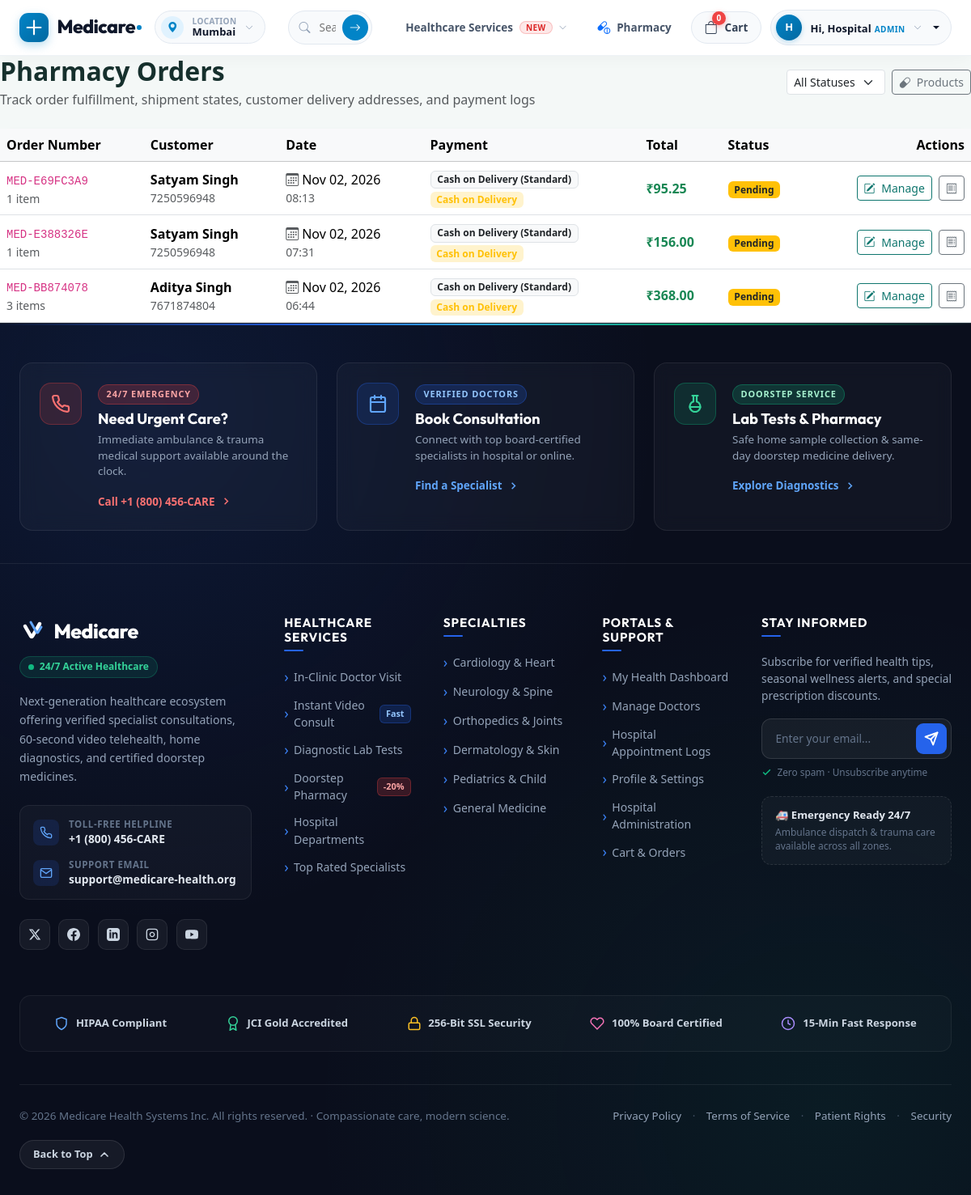
/manage/orders/ (signed in), run on an earlier commit of the app's database.
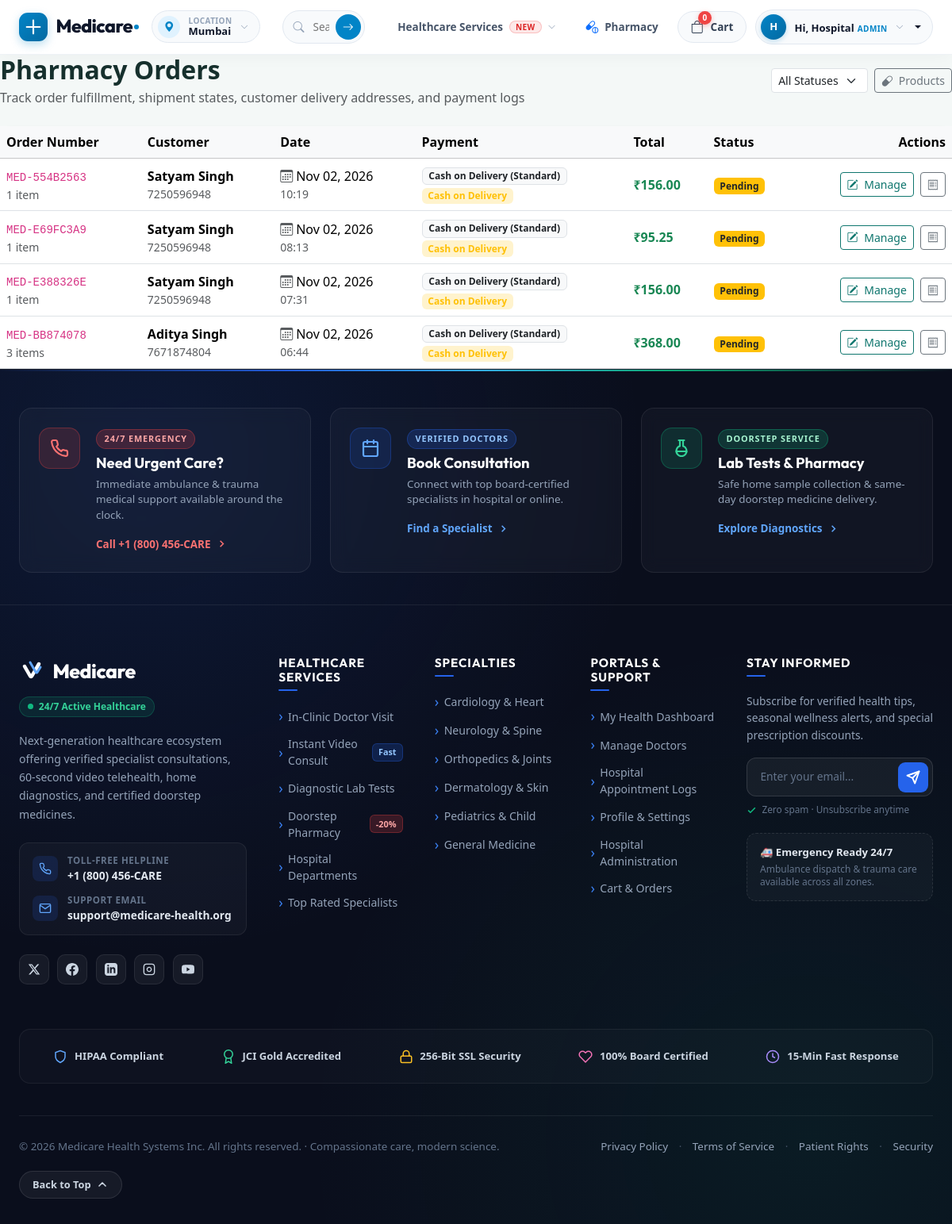
And on a later commit of the database.
### corepages/models.py (models this page shows, shortened)
class Order(models.Model):
    class Status(models.TextChoices):
        PENDING = 'PENDING', 'Pending'
        PROCESSING = 'PROCESSING', 'Processing'
        SHIPPED = 'SHIPPED', 'Shipped'
        DELIVERED = 'DELIVERED', 'Delivered'
        CANCELLED = 'CANCELLED', 'Cancelled'
    class PaymentStatus(models.TextChoices):
        PENDING = 'PENDING', 'Pending'
        PAID = 'PAID', 'Paid'
        COD = 'COD', 'Cash on Delivery'
        FAILED = 'FAILED', 'Failed'
        REFUNDED = 'REFUNDED', 'Refunded'
    class PaymentMethod(models.TextChoices):
        COD = 'COD', 'Cash on Delivery (Standard)'
        DEV_SANDBOX = 'DEV_SANDBOX', 'Simulated Card / Sandbox Mode'
    patient = models.ForeignKey(settings.AUTH_USER_MODEL, on_delete=models.SET_NULL, null=True, blank=True, related_name='orders')
    order_number = models.CharField(max_length=50, unique=True)
    full_name = models.CharField(max_length=150)
    email = models.EmailField()
    phone = models.CharField(max_length=20)
    shipping_address = models.CharField(max_length=255)
    city = models.CharField(max_length=100, default='New York')
    postal_code = models.CharField(max_length=20, blank=True)
    total_amount = models.DecimalField(max_digits=10, decimal_places=2)
    status = models.CharField(max_length=15, choices=Status.choices, default=Status.PENDING)
    payment_status = models.CharField(max_length=15, choices=PaymentStatus.choices, default=PaymentStatus.PENDING)
    payment_method = models.CharField(max_length=20, choices=PaymentMethod.choices, default=PaymentMethod.COD)
    notes = models.TextField(blank=True)
    created_at = models.DateTimeField(auto_now_add=True)
    updated_at = models.DateTimeField(auto_now=True)
    class Meta:
        ordering = ['-created_at']

### accounts/models.py (models this page shows, shortened)
class User(AbstractUser):
    class Role(models.TextChoices):
        ADMIN = 'ADMIN', 'Admin'
        DOCTOR = 'DOCTOR', 'Doctor'
        PATIENT = 'PATIENT', 'Patient'
    role = models.CharField(max_length=10, choices=Role.choices, default=Role.PATIENT)
    phone = models.CharField(max_length=20, blank=True)
    address = models.CharField(max_length=255, blank=True)
    date_of_birth = models.DateField(null=True, blank=True)
    profile_picture = models.ImageField(upload_to='profile_pics/', null=True, blank=True)
    is_email_verified = models.BooleanField(default=True, help_text="Designates whether this user has verified their email.")
    def is_admin_role(self):
        return self.role == self.Role.ADMIN
    def is_doctor_role(self):
        return self.role == self.Role.DOCTOR
    def is_patient_role(self):
        return self.role == self.Role.PATIENT

### corepages/views.py (the view, shortened to what this page needs)
# urls.py: path('manage/orders/', views.admin_order_list, name='admin_order_list'),
@admin_required
def admin_order_list(request):
    orders = Order.objects.select_related('patient').order_by('-created_at')
    status_filter = request.GET.get('status', '').strip()
    query = request.GET.get('q', '').strip()
    if status_filter:
        orders = orders.filter(status=status_filter)
    paginator = Paginator(orders, 15)
    page_obj = paginator.get_page(request.GET.get('page'))
    return render(request, 'corepages/admin_order_list.html', {
        'page_obj': page_obj,
        'status_choices': Order.Status.choices,
        'status_filter': status_filter,
        'query': query,
    })

### templates/corepages/admin_order_list.html (shortened to what this page needs)
{% extends 'base.html' %}
{% block content %}
<div class="d-flex justify-content-between align-items-center mb-4">
  <div>
    <h2 class="fw-bold mb-1">Pharmacy Orders</h2>
    <p class="text-muted mb-0">Track order fulfillment, shipment states, customer delivery addresses, and payment logs</p>
  </div>
  <div class="d-flex gap-2">
    <form method="get" class="d-flex">
      <select name="status" class="form-select form-select-sm" onchange="this.form.submit()">
        <option value="">All Statuses</option>
      </select>
    </form>
    <a href="{% url 'corepages:admin_product_list' %}" class="btn btn-outline-secondary btn-sm">
      <i class="bi bi-capsule me-1"></i> Products
    </a>
  </div>
</div>
<div class="card card-hospital border-0 shadow-sm">
  <div class="table-responsive">
    <table class="table table-hover align-middle mb-0">
      <thead class="table-light">
        <tr>
          <th>Order Number</th>
          <th>Customer</th>
          <th>Date</th>
          <th>Payment</th>
          <th>Total</th>
          <th>Status</th>
          <th class="text-end">Actions</th>
        </tr>
      </thead>
      <tbody>
        {% for order in page_obj %}
          <tr>
            <td>
              <code>{{ order.order_number }}</code>
              <div class="text-muted small">{{ order.items.count }} item{{ order.items.count|pluralize }}</div>
            </td>
            <td>
              <strong>{{ order.full_name|default:order.patient.username }}</strong>
              <div class="text-muted small">{{ order.phone }}</div>
            </td>
            <td>
              <i class="bi bi-calendar3 me-1 text-muted"></i>{{ order.created_at|date:"M d, Y" }}
              <div class="text-muted small">{{ order.created_at|time:"H:i" }}</div>
            </td>
            <td>
              <span class="badge bg-light text-dark border">{{ order.get_payment_method_display }}</span>
              <div>
                <small class="badge {% if order.payment_status == 'PAID' %}bg-success-subtle text-success{% elif order.payment_status == 'FAILED' %}bg-danger-subtle text-danger{% else %}bg-warning-subtle text-warning{% endif %}">
                  {{ order.get_payment_status_display }}
                </small>
              </div>
            </td>
            <td>
              <span class="fw-bold text-success">₹{{ order.total_amount }}</span>
            </td>
            <td>
              <span class="badge {% if order.status == 'DELIVERED' %}bg-success{% elif order.status == 'CANCELLED' %}bg-danger{% elif order.status == 'SHIPPED' %}bg-info text-dark{% elif order.status == 'PROCESSING' %}bg-primary{% else %}bg-warning text-dark{% endif %}">
                {{ order.get_status_display }}
              </span>
            </td>
            <td class="text-end">
              <a href="{% url 'corepages:admin_order_update' order.id %}" class="btn btn-outline-primary btn-sm">
                <i class="bi bi-pencil-square me-1"></i> Manage
              </a>
              <a href="{% url 'corepages:order_detail' order.id %}" target="_blank" class="btn btn-outline-secondary btn-sm ms-1" title="View invoice">
                <i class="bi bi-receipt"></i>
              </a>
            </td>
          </tr>
        {% endfor %}
      </tbody>
    </table>
  </div>
</div>
{% endblock %}

What changed in the data, as far as the page shows it:
added Order: order_number "MED-554B2563", items.count "1", full_name "Satyam Singh", phone "7250596948", created_at "Nov 02, 2026", created_at "10:19", payment_method "Cash on Delivery (Standard)", payment_status "Cash on Delivery", total_amount "156.00", status "Pending"
